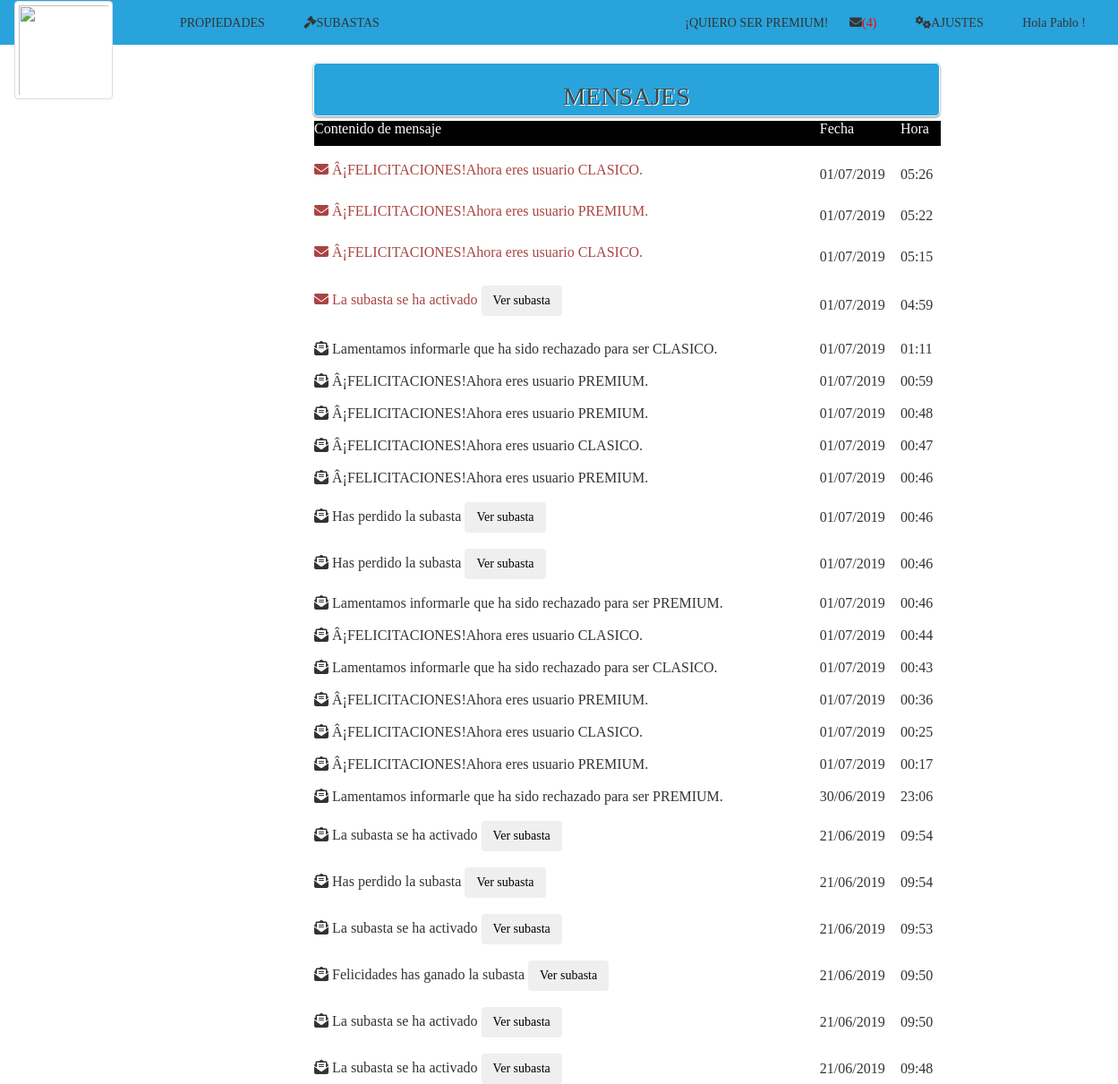
Page /mensajes.php (signed in) on the committed database.
### tables this page shows
CREATE TABLE `mensaje` (
  `idMensaje` int(11) NOT NULL,
  `idSubasta` int(11) DEFAULT NULL,
  `contenido` varchar(255) NOT NULL,
  `leido` int(11) DEFAULT NULL,
  `fecha` datetime NOT NULL,
  `idDe` int(11) NOT NULL,
  `idPara` int(11) NOT NULL,
  `numero` int(11) NOT NULL
);

### mensajes.php (the view, shortened to what this page needs)
<html>
	<head>
<?php
		include("cabecera.php");
?>
<?php
$con=conectar();
 $id=($_SESSION['id']);
$var_consulta= "SELECT * FROM mensaje WHERE idPara=$id ORDER BY fecha DESC";
   $result = mysqli_query($con, $var_consulta);
   $num=mysqli_num_rows($result);
if ($num==0) {
  echo"<h4>NO HAY MENSAJES</h4>";
 }
else{
?>
	</head>
	<body>
		<div id="wrapper" style="margin-left: 350px;margin-top: 0px;">
			<form name="formulario" class="login-form" style="width:700px;height:60px; background-color:#28a3db;">
				<div class="header" style="padding: 0px;">
					<h1> MENSAJES</h1>
				</div>
					 <table  style="width:700px;background-color:#fff;">
					 	<?php $primero = "Contenido de mensaje";
                              $segundo="Fecha";
                               $tercero="Hora";
                               $color = "#fff";
  ?>
 <tr style="background-color:#000;">
  <td><?php echo "<p><font color='".$color."'>".$primero."</font></p>";  ?> </td>
  <td ><?php echo "<p><font color='".$color."'>".$segundo."</font></p>";  ?></td>
  <td ><?php echo "<p><font color='".$color."'>".$tercero."</font></p>";  ?></td>
 </tr>
                    <?php
                    while ($row = mysqli_fetch_array($result)){
                    	$i="<i class='fas fa-envelope-open-text'></i>";
                           if (is_null($row['leido'])){
                               $i="<p class= text-danger><i class='fas fa-envelope'></i>";
                           }
                       ?>
                         <tr>
                             <td> <br><?php echo "$i $row[contenido]" ;
                             switch ($row['numero']) {
                                  case 1:
                                           echo "<a href='verSemana.php?sub=".$row['idSubasta']."'> <button type='button' class='btn btn-succes'>Ver subasta</button> </a></br>";
                                            break;
                                  case 2:
                                            echo "<a href='verSemana.php?sub=".$row['idSubasta']."'> <button type='button' class='btn btn-succes'>Ver subasta</button> </a></br>";
                                           break;
}
                             	?>
                         </td>
                              <td> <br><?php echo "".date('d/m/Y', strtotime($row['fecha'])).""; ?> </td>
                                <td> <br><?php echo "".date('H:i', strtotime($row['fecha'])).""; ?> </td>
                          </tr>
                     <?php
                       }
                    ?>
</table>
			</form>
			<?php } ?>
		</div>
	</body>
</html>

### css/estilos.css (style rules this page uses)
body { background-color:#ffffff ; font-family:'Bree Serif', serif; }
.login-form { width: 410px; margin: auto; position: relative; background: #f3f3f3; border: 1px solid #fff; border-radius: 5px; box-shadow: 0 1px 3px rgba(0,0,0,0.5); -moz-box-shadow: 0 1px 3px rgba(0,0,0,0.5); -webkit-box-shadow: 0 1px 3px rgba(0,0,0,0.5); }
#wrapper { width: 410px; height: 400px; margin: 70px auto; }
#wrapper h1 { text-align: center; }
.login-form .header { padding: 10px 30px 30px 30px; }
.login-form .header h1 { font-family: 'Bree Serif', serif; font-weight: 300; font-size: 28px; line-height:34px; color: #414848; text-shadow: 1px 1px 0 rgba(256,256,256,1.0); margin-bottom: 10px; }
.login-form a { color: black; }

### rows in the picture
mensaje: contenido "Â¡FELICITACIONES!Ahora eres usuario CLASICO.", fecha "01/07/2019", fecha "05:26"
mensaje: contenido "Â¡FELICITACIONES!Ahora eres usuario PREMIUM.", fecha "01/07/2019", fecha "05:22"
mensaje: contenido "Â¡FELICITACIONES!Ahora eres usuario CLASICO.", fecha "01/07/2019", fecha "05:15"
mensaje: contenido "La subasta se ha activado", fecha "01/07/2019", fecha "04:59"
mensaje: contenido "Lamentamos informarle que ha sido rechazado para ser CLASICO.", fecha "01/07/2019", fecha "01:11"
mensaje: contenido "Â¡FELICITACIONES!Ahora eres usuario PREMIUM.", fecha "01/07/2019", fecha "00:59"
mensaje: contenido "Â¡FELICITACIONES!Ahora eres usuario PREMIUM.", fecha "01/07/2019", fecha "00:48"
mensaje: contenido "Â¡FELICITACIONES!Ahora eres usuario CLASICO.", fecha "01/07/2019", fecha "00:47"
mensaje: contenido "Â¡FELICITACIONES!Ahora eres usuario PREMIUM.", fecha "01/07/2019", fecha "00:46"
mensaje: contenido "Has perdido la subasta", fecha "01/07/2019", fecha "00:46"
mensaje: contenido "Has perdido la subasta", fecha "01/07/2019", fecha "00:46"
mensaje: contenido "Lamentamos informarle que ha sido rechazado para ser PREMIUM.", fecha "01/07/2019", fecha "00:46"
mensaje: contenido "Â¡FELICITACIONES!Ahora eres usuario CLASICO.", fecha "01/07/2019", fecha "00:44"
mensaje: contenido "Lamentamos informarle que ha sido rechazado para ser CLASICO.", fecha "01/07/2019", fecha "00:43"
mensaje: contenido "Â¡FELICITACIONES!Ahora eres usuario PREMIUM.", fecha "01/07/2019", fecha "00:36"
mensaje: contenido "Â¡FELICITACIONES!Ahora eres usuario CLASICO.", fecha "01/07/2019", fecha "00:25"
mensaje: contenido "Â¡FELICITACIONES!Ahora eres usuario PREMIUM.", fecha "01/07/2019", fecha "00:17"
mensaje: contenido "Lamentamos informarle que ha sido rechazado para ser PREMIUM.", fecha "30/06/2019", fecha "23:06"
mensaje: contenido "La subasta se ha activado", fecha "21/06/2019", fecha "09:54"
mensaje: contenido "Has perdido la subasta", fecha "21/06/2019", fecha "09:54"
mensaje: contenido "La subasta se ha activado", fecha "21/06/2019", fecha "09:53"
mensaje: contenido "Felicidades has ganado la subasta", fecha "21/06/2019", fecha "09:50"
mensaje: contenido "La subasta se ha activado", fecha "21/06/2019", fecha "09:50"
mensaje: contenido "La subasta se ha activado", fecha "21/06/2019", fecha "09:48"

### other values in the picture
$numero "(4)"
$_SESSION[nombre] "Pablo"
$primero "Contenido de mensaje"
$segundo "Fecha"
$tercero "Hora"
